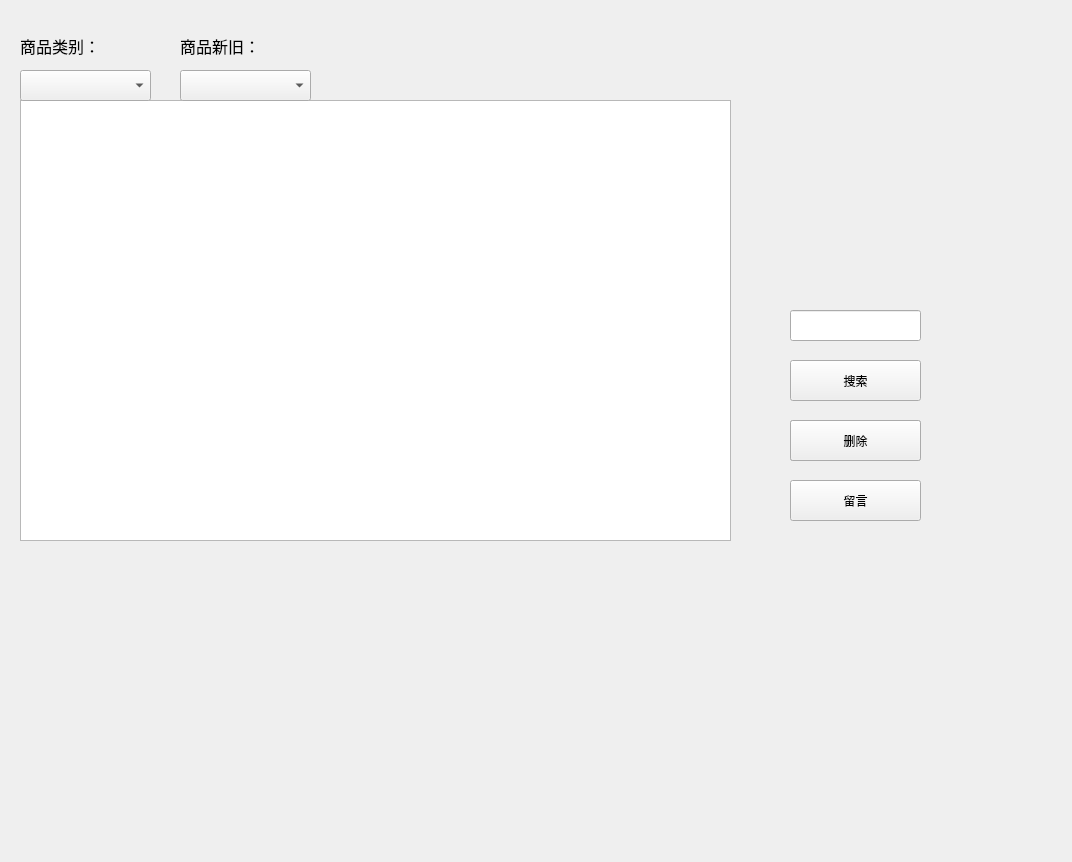
<?xml version="1.0" encoding="UTF-8"?>
<ui version="4.0">
 <class>Tab1</class>
 <widget class="QWidget" name="Tab1">
  <property name="geometry">
   <rect>
    <x>0</x>
    <y>0</y>
    <width>1072</width>
    <height>862</height>
   </rect>
  </property>
  <property name="windowTitle">
   <string>Tab1</string>
  </property>
  <widget class="QTableView" name="tableView">
   <property name="geometry">
    <rect>
     <x>20</x>
     <y>100</y>
     <width>711</width>
     <height>441</height>
    </rect>
   </property>
  </widget>
  <widget class="QPushButton" name="buyButton">
   <property name="geometry">
    <rect>
     <x>790</x>
     <y>420</y>
     <width>131</width>
     <height>41</height>
    </rect>
   </property>
   <property name="styleSheet">
    <string notr="true">font: 75 14pt &quot;Microsoft YaHei UI&quot;;</string>
   </property>
   <property name="text">
    <string>购买</string>
   </property>
  </widget>
  <widget class="QLineEdit" name="searhEdit">
   <property name="geometry">
    <rect>
     <x>790</x>
     <y>310</y>
     <width>131</width>
     <height>31</height>
    </rect>
   </property>
  </widget>
  <widget class="QPushButton" name="searchButton">
   <property name="geometry">
    <rect>
     <x>790</x>
     <y>360</y>
     <width>131</width>
     <height>41</height>
    </rect>
   </property>
   <property name="styleSheet">
    <string notr="true">font: 75 14pt &quot;Microsoft YaHei UI&quot;;</string>
   </property>
   <property name="text">
    <string>搜索</string>
   </property>
  </widget>
  <widget class="QPushButton" name="deleteButton">
   <property name="geometry">
    <rect>
     <x>790</x>
     <y>420</y>
     <width>131</width>
     <height>41</height>
    </rect>
   </property>
   <property name="styleSheet">
    <string notr="true">
font: 14pt &quot;Microsoft YaHei UI&quot;;</string>
   </property>
   <property name="text">
    <string>删除</string>
   </property>
  </widget>
  <widget class="QComboBox" name="CLIDBox">
   <property name="geometry">
    <rect>
     <x>20</x>
     <y>70</y>
     <width>131</width>
     <height>31</height>
    </rect>
   </property>
   <property name="font">
    <font>
     <family>Adobe Arabic</family>
     <pointsize>10</pointsize>
    </font>
   </property>
  </widget>
  <widget class="QComboBox" name="CIDBox">
   <property name="geometry">
    <rect>
     <x>180</x>
     <y>70</y>
     <width>131</width>
     <height>31</height>
    </rect>
   </property>
   <property name="font">
    <font>
     <family>Adobe Arabic</family>
     <pointsize>10</pointsize>
    </font>
   </property>
  </widget>
  <widget class="QLabel" name="label">
   <property name="geometry">
    <rect>
     <x>20</x>
     <y>30</y>
     <width>111</width>
     <height>31</height>
    </rect>
   </property>
   <property name="font">
    <font>
     <family>Adobe Arabic</family>
     <pointsize>12</pointsize>
    </font>
   </property>
   <property name="text">
    <string>商品类别：</string>
   </property>
  </widget>
  <widget class="QLabel" name="label_2">
   <property name="geometry">
    <rect>
     <x>180</x>
     <y>30</y>
     <width>111</width>
     <height>31</height>
    </rect>
   </property>
   <property name="font">
    <font>
     <family>Adobe Arabic</family>
     <pointsize>12</pointsize>
    </font>
   </property>
   <property name="text">
    <string>商品新旧：</string>
   </property>
  </widget>
  <widget class="QPushButton" name="messageButton">
   <property name="geometry">
    <rect>
     <x>790</x>
     <y>480</y>
     <width>131</width>
     <height>41</height>
    </rect>
   </property>
   <property name="styleSheet">
    <string notr="true">
font: 14pt &quot;Microsoft YaHei UI&quot;;</string>
   </property>
   <property name="text">
    <string>留言</string>
   </property>
  </widget>
 </widget>
 <layoutdefault spacing="6" margin="11"/>
 <resources>
  <include location="market.qrc"/>
 </resources>
 <connections/>
</ui>
